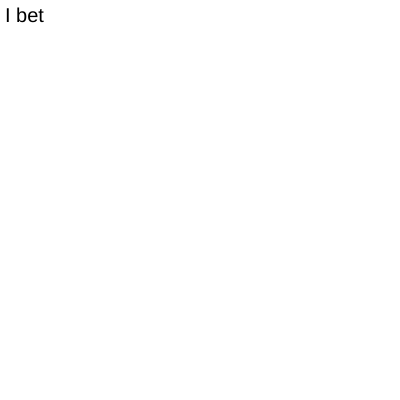
Frame 1 (no input)
Frame 60 (no input): identical to frame 1, image omitted
Frame 120 (the mouse pressed at the canvas centre since frame 60): identical to frame 1, image omitted

The p5.js sketch that drew this single still picture (run headless with seeded random() and noise() and a simulated clock; from frame 60 on, the mouse is pressed at the canvas centre):

// p5.js sketch
// ── sketch.js
let numberOfTouches ;

function setup() {
  createCanvas(400, 400);
}

function draw() {
  clear();
  numberOfTouches = touches.length;
  //text(numberOfTouches + ' touches', 5, 10);

  switch(numberOfTouches) {
    case 0:
      textSize(20)
      fill('black')
      text("I bet", 5, 22) ;

      break ;

      case 1:
      textSize(20)
      text("you can't", 5, 22) ;
      fill('#f0bdbd') ;
      triangle(40, 85, 58, 20, 86, 75);
      break ;

      case 2:
      textSize(20)
      text("fit", 5, 22) ;
      fill('#f0e1bd');
      rect(90, 60, 300, 45) ;
            // put a picture here
      break ;

      case 3:
      textSize(20)
      text("6 fingers", 5, 22) ;
      fill('#bdc5f0')
      ellipse(252, 144, 72, 72);
            // put a picture here
      break ;

      case 4:
      textSize(20)
      text("on the screen", 5, 22) ;
      fill('#f0efbd');
      arc(279, 300, 220, 220, PI, TWO_PI);

      break ;

      case 5:
      textSize(20)
      text("at once", 5, 22) ;
      fill('#beeddb')
      quad(189, 18, 216, 18, 216, 360, 144, 360);
      break ;
      // put a picture here
      break ;

      case 6:
      textSize(20)
      text("and still see all the shapes", 5, 22) ;
      fill('#bdecf0') ;
      rect(75, 155, 75, 75) ;
      // put a picture here
      break ;
  }

}
